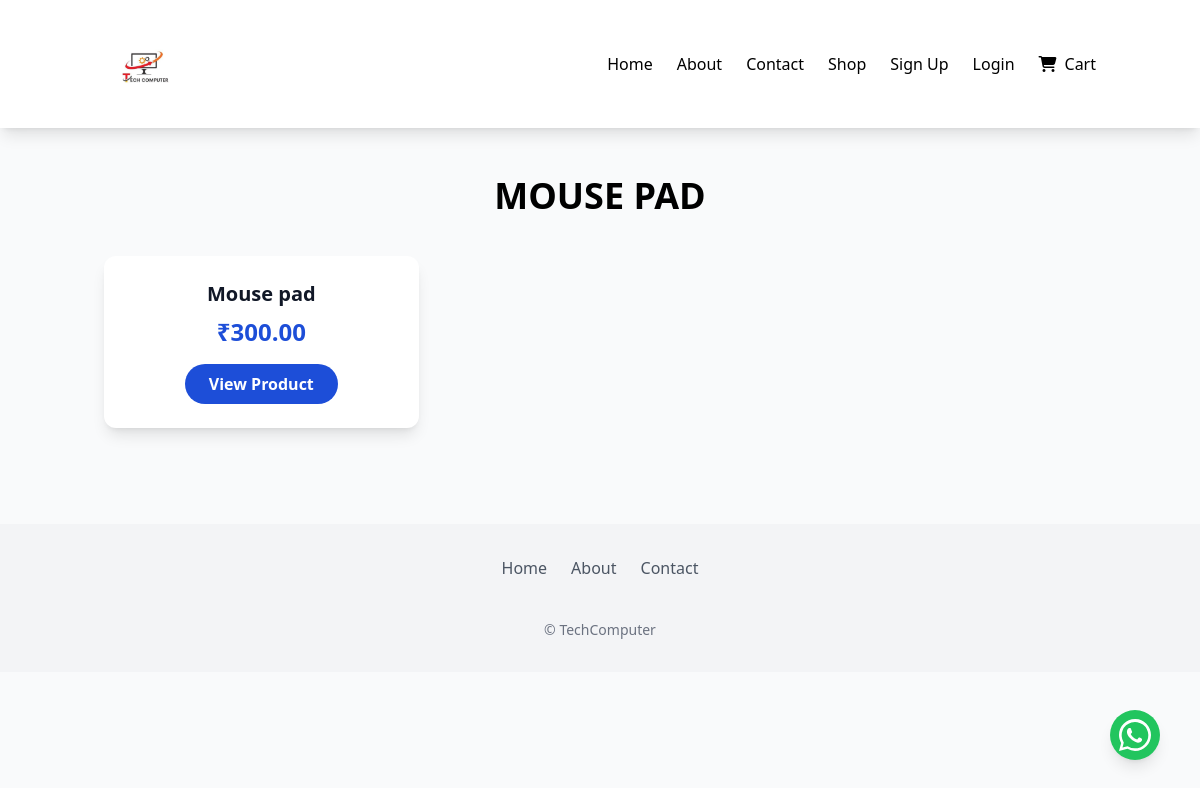
Page /shop/mouse/ on the committed database.
### store/models.py (models this page shows, shortened)
class SiteLogo(models.Model):
    logo = models.ImageField(upload_to="site_logo/")
    alt_text = models.CharField(max_length=50, default="TechMart Logo")

class Category(models.Model):
    name = models.CharField(max_length=100)
    slug = models.SlugField(unique=True, blank=True)
    image = models.ImageField(upload_to='category_images/', blank=True, null=True)

class Product(models.Model):
    category = models.ForeignKey(Category, on_delete=models.CASCADE, related_name='products')
    title = models.CharField(max_length=200)
    description = models.TextField()
    price = models.DecimalField(max_digits=10, decimal_places=2)
    discount_percent = models.IntegerField(default=0)
    stock = models.PositiveIntegerField(default=0)
    image = models.ImageField(upload_to='products/', blank=True, null=True)  # Main image
    featured = models.BooleanField(default=False)
    created_at = models.DateTimeField(auto_now_add=True)

### store/views.py (the view)
# urls.py: path('shop/<slug:slug>/', views.category_detail, name='category_detail'),
def category_detail(request, slug):
    category = get_object_or_404(Category, slug=slug)
    products = Product.objects.filter(category=category)
    context = {
        'category': category,
        'products': products
    }
    return render(request, 'store/category_detail.html', context)

### store/context_processors.py (called while the page is built)
def site_settings(request):
    return {
        'site_theme': SiteTheme.objects.first(),
        'site_logo': SiteLogo.objects.first() if 'SiteLogo' in locals() else None,
        'nav_links': Category.objects.all(),  # example: use categories as nav links
        'footer_links': FooterLink.objects.all(),
    }

def site_logo(request):
        logo = SiteLogo.objects.first()
        return {'site_logo': logo}

### templates/store/category_detail.html (shortened to what this page needs)
{% extends "store/base.html" %}
{% load static %}
{% block content %}
<div class="container mx-auto px-4 py-12">
    <h1 class="text-4xl font-bold text-center mb-10">{{ category.name }}</h1>
    <div class="grid grid-cols-1 sm:grid-cols-2 lg:grid-cols-3 xl:grid-cols-4 gap-6">
        {% for product in products %}
        <div class="bg-white shadow-lg p-6 rounded-xl text-center hover:shadow-2xl transition-shadow duration-300">
            <a href="{% url 'product_detail' product.id %}">
            <h3 class="font-semibold text-xl text-gray-900">{{ product.title }}</h3>
            <p class="text-2xl font-bold text-[var(--primary-color)] mt-2">₹{{ product.price }}</p>
            <a href="{% url 'product_detail' product.id %}" class="inline-block mt-4 px-6 py-2 bg-[var(--primary-color)] text-white rounded-full font-semibold hover:bg-[var(--secondary-color)] transition-colors duration-300">
                View Product
            </a>
        </div>
        {% empty %}
        <p class="col-span-full text-center text-gray-500">No products found in this category.</p>
        {% endfor %}
    </div>
</div>
<a href="https://wa.me/6355997080" target="_blank" id="whatsapp-button" class="fixed bottom-10 right-10 z-50 cursor-pointer w-16 h-16 flex items-center justify-center bg-green-500 text-white rounded-full shadow-lg hover:bg-green-600 transition">
</a>
{% endblock %}

### templates/store/base.html (shortened to what this page needs)
{% load static %}
<!DOCTYPE html>
<html lang="en">
<head>
    <script src="https://cdn.tailwindcss.com"></script>
    <link rel="stylesheet"
          href="https://cdnjs.cloudflare.com/ajax/libs/font-awesome/6.5.2/css/all.min.css"
 />
</head>
<body class="bg-gray-50 text-[var(--text-color)] font-sans">
<nav class="bg-white shadow-lg relative z-50">
    <div class="container mx-auto px-4 py-6 md:flex md:justify-between md:items-center">
        <div class="flex items-center justify-between">
            {% if site_logo %}
                <a href="{% url 'home' %}" class="flex items-center">
                    <img src="{{ site_logo.logo.url }}" alt="{{ site_logo.alt_text }}" class="h-16 md:h-20">
                </a>
            {% else %}
                <a href="{% url 'home' %}" class="font-bold text-2xl md:text-3xl text-[var(--primary-color)]">TechMart</a>
            {% endif %}
        </div>
        <div id="mobile-menu" class="hidden md:flex flex-col md:flex-row md:items-center gap-4 mt-4 md:mt-0">
            <ul class="flex flex-col md:flex-row md:gap-6 items-start md:items-center w-full">
                <li class="w-full md:w-auto"><a href="{% url 'home' %}" class="block py-2 md:py-0 hover:text-[var(--primary-color)] transition font-medium">Home</a></li>
                <li class="w-full md:w-auto"><a href="{% url 'about' %}" class="block py-2 md:py-0 hover:text-[var(--primary-color)] transition font-medium">About</a></li>
                <li class="w-full md:w-auto"><a href="{% url 'contact' %}" class="block py-2 md:py-0 hover:text-[var(--primary-color)] transition font-medium">Contact</a></li>
                <li class="w-full md:w-auto"><a href="{% url 'shop' %}" class="block py-2 md:py-0 hover:text-[var(--primary-color)] transition font-medium">Shop</a></li>
                {% if user.is_authenticated %}
                    <li class="w-full md:w-auto">
                        <a href="{% url 'cart' %}" class="flex items-center py-2 md:py-0 hover:text-[var(--primary-color)] transition font-medium">
                            <i class="fa-solid fa-cart-shopping mr-2"></i>
                            Cart
                            <span id="cart-count" class="ml-1 bg-[var(--secondary-color)] text-white text-xs px-2 py-1 rounded-full">
                                {{ cart_items_count|default:0 }}
                            </span>
                        </a>
                    </li>
                    <li class="w-full md:w-auto"><a href="{% url 'profile' %}" class="block py-2 md:py-0 hover:text-[var(--primary-color)] transition font-medium">Profile</a></li>
                    <li class="w-full md:w-auto">
                        <form method="POST" action="{% url 'logout' %}">
                            {% csrf_token %}
                            <button type="submit" class="w-full text-left py-2 md:py-0 hover:text-[var(--primary-color)] transition font-medium">Logout</button>
                        </form>
                    </li>
                {% else %}
                    <li class="w-full md:w-auto"><a href="{% url 'signup' %}" class="block py-2 md:py-0 hover:text-[var(--primary-color)] transition font-medium">Sign Up</a></li>
                    <li class="w-full md:w-auto"><a href="{% url 'login' %}" class="block py-2 md:py-0 hover:text-[var(--primary-color)] transition font-medium">Login</a></li>
                    <li class="w-full md:w-auto">
                        <a href="{% url 'login' %}?next={% url 'cart' %}" class="flex items-center py-2 md:py-0 hover:text-[var(--primary-color)] transition font-medium">
                            <i class="fa-solid fa-cart-shopping mr-2"></i>
                            Cart
                        </a>
                    </li>
                {% endif %}
            </ul>
        </div>
    </div>
</nav>
<main class="container mx-auto">
    {% block content %}{% endblock %}
</main>
<footer class="bg-gray-100 p-8 mt-12 text-center">
    <div class="container mx-auto flex flex-col items-center">
        <div class="flex flex-wrap justify-center gap-6 mb-4">
            <a href="{% url 'home' %}" class="text-gray-600 hover:text-[var(--primary-color)] transition font-medium">Home</a>
            <a href="{% url 'about' %}" class="text-gray-600 hover:text-[var(--primary-color)] transition font-medium">About</a>
            <a href="{% url 'contact' %}" class="text-gray-600 hover:text-[var(--primary-color)] transition font-medium">Contact</a>
        </div>
        <p class="text-gray-500 text-sm mt-2">&copy; {{ site_logo.alt_text|default:"Techcomputers" }} {{ now|date:"Y" }}</p>
    </div>
</footer>
</body>
</html>

### templates/store/category_detail.html (style rules this page uses)
#whatsapp-button { width: 50px; height: 50px; display: flex; align-items: center; justify-content: center; font-size: 2rem; z-index: 50; cursor: pointer; }

### rows in the picture
SiteLogo: logo (picture), alt_text "TechComputer"
Category: name "MOUSE PAD"
Product: title "Mouse pad", price "300.00"
